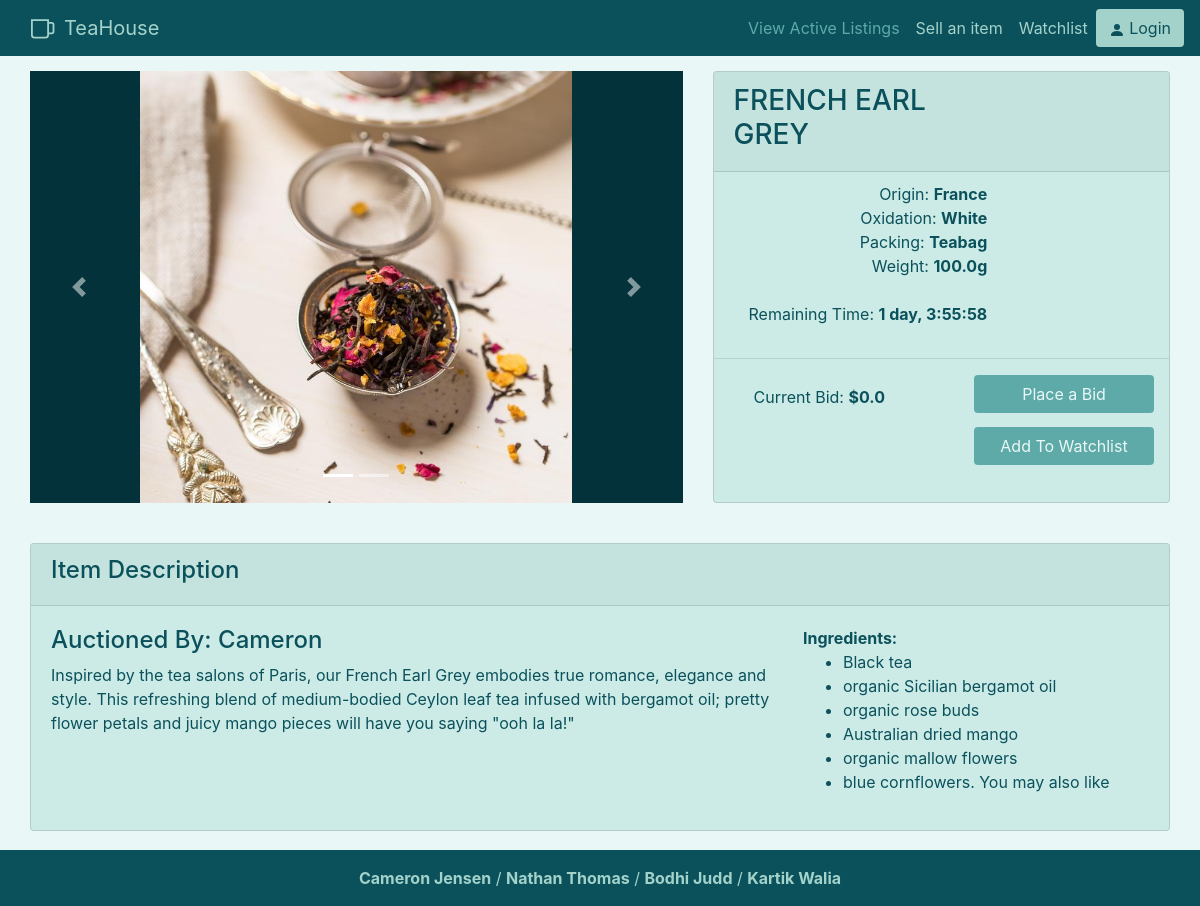
/tea/8, run on the app's committed database.
### auction/models.py (models this page shows)
class auctionListing(db.Model):
    __tablename__ = 'auctionListing'
    __table_args__ = {'extend_existing': True}
    id = db.Column(db.Integer, primary_key=True)
    user_id = db.Column(db.Integer, db.ForeignKey('users.id'), nullable=False)
    start_time = db.Column(db.DateTime, default=datetime.now(), nullable=False)
    end_time = db.Column(db.DateTime, nullable=False)
    starting_bid = db.Column(db.Float, nullable=False) #make 0 minimum
    current_bid = db.Column(db.Float, nullable=False) #same as above
    photos_url = db.Column(db.String())
    description = db.Column(db.String(255))
    weight = db.Column(db.Float, nullable=False)
    title = db.Column(db.String(100), nullable=False)
    tea_name = db.Column(db.String(60), nullable=False)
    origin_country = db.Column(db.String(60), nullable=False)
    oxidation = db.Column(db.String(60), nullable=False)
    packing = db.Column(db.String(60), nullable=False)
    bid_status = db.Column(db.Integer, nullable=False)
    total_bids = db.Column(db.Integer, nullable=False)

class User(db.Model, UserMixin):
    __tablename__ = 'users'
    __table_args__ = {'extend_existing': True}
    id = db.Column(db.Integer, primary_key = True)
    username = db.Column(db.String(100), index=True, unique= True, nullable=False)
    email = db.Column(db.String(100), index = True, nullable = False)
    password_hash = db.Column(db.String(255),nullable=False)
    contact_number = db.Column(db.String(20), unique = True)
    address = db.Column(db.String(200), nullable=False)

### auction/items.py (the view)
@bp.route('/<id>', methods = ['GET','POST'])
def display(id):
    currentItem = auctionListing.query.filter_by(id=id).first()
    remainingTime = (currentItem.end_time - datetime.now())
    if(remainingTime < timedelta(0)):
      currentItem.bid_status = 0
      db.session.commit()
    userName = User.query.filter_by(id=currentItem.user_id).first().username
    bidList = []
    if(current_user.is_authenticated):
      if(current_user.id == currentItem.user_id):
        bidList = Bid.query.filter_by(listing_id = currentItem.id).order_by(desc(Bid.bid_time))
    ingredientList = currentItem.tea_name.split(',')
    form = BidForm()
    print("yeet")
    if form.validate_on_submit():
        bidQuery = Bid(user_id = current_user.id, listing_id = currentItem.id, bid_amount = form.bidAmount.data, bid_time = datetime.now(), bid_status = 1)
        db.session.add(bidQuery)
        db.session.commit()
    return render_template('items/details.html', form=form, auctionListing=currentItem, timeLeft=str(remainingTime)[:-7], username=userName, bidList=bidList, ingredients=ingredientList)

### auction/templates/items/details.html (shortened to what this page needs)
{% extends 'base.html' %}
{% import "bootstrap/wtf.html" as wtf %}
{% block content %}
    <div style="padding: 15px 30px 15px 30px;" class="row">
        <div class="col-lg-7">
            <div id="carouselExampleIndicators" class="carousel slide carousel-fade" data-ride="carousel">
                <ol class="carousel-indicators">
                    <li data-target="#carouselExampleIndicators" data-slide-to="0" class="active"></li>
                    <li data-target="#carouselExampleIndicators" data-slide-to="1"></li>
                </ol>
                <div class="carousel-inner">
                    <div class="carousel-item active">
                        <img class="carousel-img d-block h-100" src="{{auctionListing.photos_url}}" alt="First slide">
                    </div>
                </div>
                <a class="carousel-control-prev" href="#carouselExampleIndicators" role="button" data-slide="prev">
                    <span class="carousel-control-prev-icon" aria-hidden="true"></span>
                </a>
                <a class="carousel-control-next" href="#carouselExampleIndicators" role="button" data-slide="next">
                    <span class="carousel-control-next-icon" aria-hidden="true"></span>
                </a>
            </div>
        </div>
        <div class="col-lg">
            <div class="card h-100">
                <div class="card-header">
                    <div class="row">
                        <div class="col">
                            <h3>{{auctionListing.title}}</h3>
                        </div>
                        <div class="col">
                        </div>
                    </div>
                </div>
                <div class="row">
                    <p class="right-align">
                        Origin: <b>{{auctionListing.origin_country}}</b><br>
                        Oxidation: <b>{{auctionListing.oxidation}}</b><br>
                        Packing: <b>{{auctionListing.packing}}</b><br>
                        Weight: <b>{{auctionListing.weight}}g</b><br><br>
                        {% if auctionListing.bid_status ==1 %}
                        Remaining Time: <b>{{timeLeft}}</b>
                        {% else %}
                        Remaining Time: <b>Bidding Concluded</b>
                        {% endif %}
                    </p>
                </div>
                <hr>
                <div class="row">
                    <div class="col">
                        <p style="padding-left:40px;" class="right-align">
                            {% if auctionListing.bid_status == 1 %}
                            Current Bid: <b>${{auctionListing.current_bid}}</b>
                            {% else %}
                            Winning Bid: <b>${{auctionListing.current_bid}}</b>
                            {% endif %}
                        </p>
                    </div>
                    {% if auctionListing.bid_status == 1 %}
                    <div class="col">
                        <div class="detail-btn row justify-content-end">
                            <a style="width: 180px;" href="#" class="btn btn-default item-btn" data-toggle="modal"
                                data-target="#staticBackdrop">Place a Bid</a>
                        </div>
                        <div class="detail-btn row justify-content-end">
                            <a style="width: 180px;" href="/tea/{{auctionListing.id}}/watchlist" class="btn btn-default item-btn">Add To Watchlist</a>
                        </div>
                    </div>
                    {% endif %}
                </div>
            </div>
        </div>
    </div>
    <div class="row" style="padding:10px 30px 0px 30px">
        <div style="padding: 15px" class="col-lg">
            <div class="card h-100">
                <div class="card-header">
                    <h4>Item Description</h4>
                </div>
                <div class="card-body">
                    <div class="row">
                        <div class="col-8">
                            <h4>Auctioned By: {{username}}</h4>
                            <p>{{auctionListing.description}}</p>
                        </div>
                        <div class="col">
                            <b>Ingredients:</b><br>
                            <ul>
                                {% for ingredient in ingredients %}
                                <li>{{ingredient}}</li>
                                {%endfor%}
                            </ul>
                        </div>
                    </div>
                </div>
            </div>
        </div>
    </div>
{% endblock %}

### auction/static/css/style.css (style rules this page uses)
:root { --main: #5eaaa8; --light: #a3d2ca; --cardcol: #ccebe6; --dark: #0b515c; --darker: #03323a; --beige: #e8ded2; --lighter: #e9f8f6; }
body { background-color: var(--lighter); }
.btn-default { background-color: var(--light); color: var(--dark); }
.item-btn { background-color: var(--main) !important; color: var(--lighter) !important; }
.card { background-color: var(--cardcol); color: var(--dark); }
.right-align { text-align: right; float: left; padding-left: 50px; padding-top: 10px; }
.detail-btn { padding-right: 30px; padding-bottom: 14px; }
.carousel { width: 100%; }
p,h3 { color: var(--dark) }

### auction/templates/items/details.html (style rules this page uses)
.carousel-item { height: 432px; background-color: var(--darker); }
.carousel-img { margin-left: auto; margin-right: auto; }

### data on the page
auctionListing: photos_url (picture), title "FRENCH EARL GREY", origin_country "France", oxidation "White", packing "Teabag", weight "100.0", current_bid "0.0", description "Inspired by the tea salons of Paris, our French Earl Grey embodies true romance, elegance and style. This refreshing blend of medium-bodied Ceylon leaf tea infused with bergamot oil; pretty flower petals and juicy mango pieces will have you saying \"ooh la la!\""
User: username "Cameron"

### other printed values
{{ ingredient }} "Black tea" "organic Sicilian bergamot oil" "organic rose buds" "Australian dried mango" "organic mallow flowers" "blue cornflowers. You may also like"
